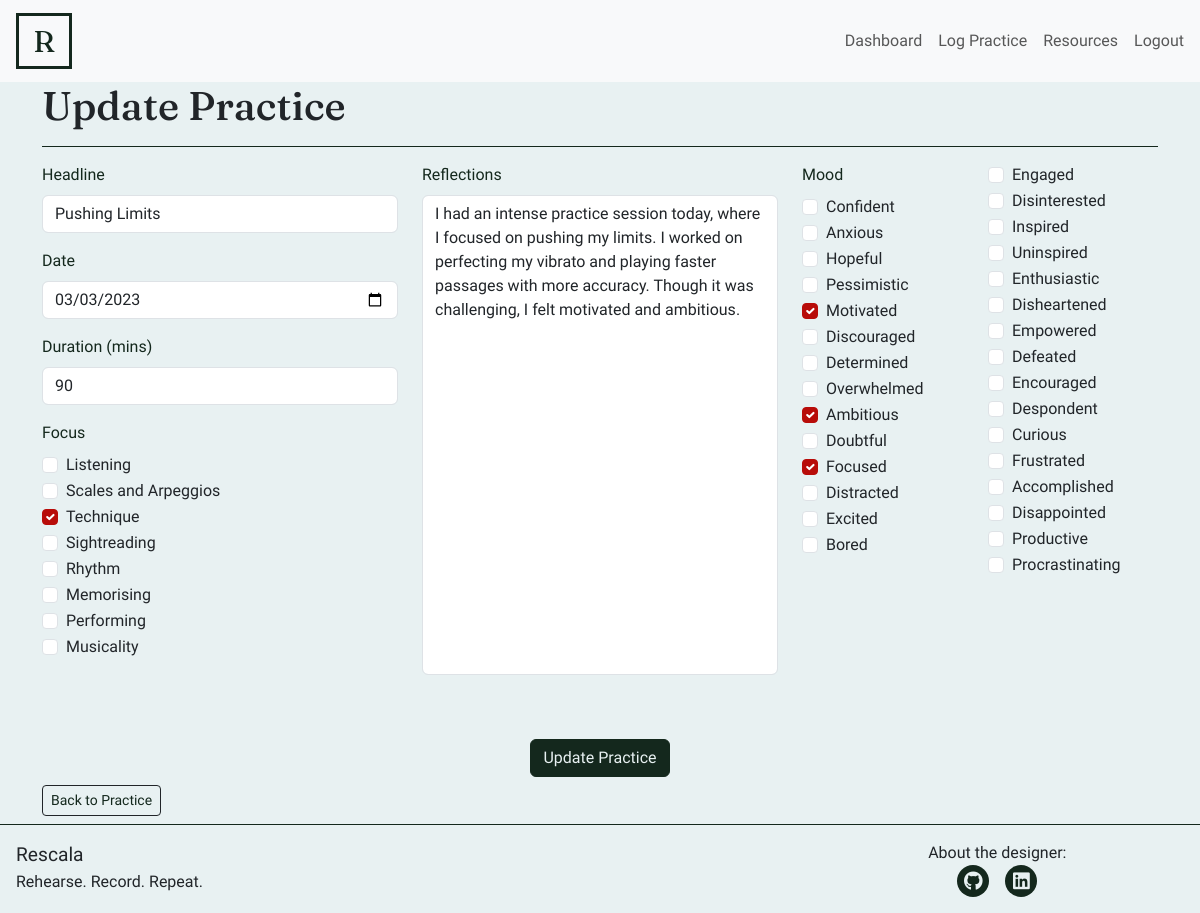
Screenshot of /practice/49/edit (signed in) with the database file from the repository.
### practicelog/models.py (models this page shows)
class Session(models.Model):
    user = models.ForeignKey(Profile, on_delete=models.CASCADE, name='user')
    date = models.DateField(validators=[validators.validate_date])
    duration = models.IntegerField(validators=[validators.validate_duration])
    headline = models.CharField(max_length=150)
    focus = models.JSONField(default=list, blank=True)
    moods = models.JSONField(default=list, blank=True)
    summary = models.TextField()

### practicelog/views.py (the view, shortened to what this page needs)
class EditLog(LoginRequiredMixin, View):
    def get(self, request, session_id):
        session = get_object_or_404(Session, id=session_id)
        user = request.user
        initial_values = {
            'headline': session.headline,
            'date': session.date.strftime("%Y-%m-%d"),
            'duration': session.duration,
            'focus': session.focus,
            'summary': session.summary,
            'moods': session.moods
        }
        return render(
            request, 'editlog.html',
            {
                "form": EditSessionForm(
                    session=session,
                    initial=initial_values),
                "user": user,
                "session": session
            }
        )

### templates/editlog.html (shortened to what this page needs)
{% extends "base.html" %}
{% load crispy_forms_tags%}
{% block content %}
<div class="container row-fill-no-header">
    <div class="row ">
        <div class="col">
            <h1>Update Practice</h1>
            <hr/>
        </div>
    </div>
    <div class="row">
        <div class="col">
            <div>
                {% crispy form %}
          </div>
        </div>
    </div>
    <div class="row">
        <div class="col-12 d-flex justify-content-center justify-content-md-start">
            <a href="{% url 'session_details' session.id %}" class="btn btn-sm btn-dark mb-2">Back to Practice</a>
        </div>
    </div>
</div> {% endblock %}

### static/css/style.css (style rules this page uses)
body { font-family: 'Work Sans', Courier, monospace; background-color: #E8F1F2; accent-color: #355834; display: flex; flex-direction: column; height: 100vh; font-weight: 300; }
hr { border-top: #14281D 1px solid; opacity: 1; }
h1, h2, h3 { font-family: 'Fraunces', Courier, monospace; }
a { text-decoration: none; color: #14281D; }
textarea { resize: none; font-weight: 300; height: 30rem; }
.textinput { font-weight: 300; }
.datetimeinput { font-weight: 300; }
.form-control { font-weight: 300; }
.form-label { font-weight: 400; }
.btn-very-dark { color: #E8F1F2; background-color: #14281D; }
.btn-dark { color: #14281D; background-color: #E8F1F2; }
.btn-primary { border: 1px solid #14281D; }
.two-col { column-count: 2; }
.form-label { color: #14281D; }
.form-check-input:checked { background-color: #B80C09; border-color: #B80C09; }

### rows the page displays
Session: headline "Pushing Limits", date "03/03/2023", duration "90", focus "☐ ☐ ☑ ☐ ☐ ☐ ☐ ☐", summary "I had an intense practice session today, where I focused on pushing my limits. I worked on perfecting my vibrato and playing faster passages with more accuracy. Though it was challenging, I felt motivated and ambitious.", moods "☐ ☐ ☐ ☐ ☑ ☐ ☐ ☐ ☑ ☐ ☑ ☐ ☐ ☐ ☐ ☐ ☐ ☐ ☐ ☐ ☐ ☐ ☐ ☐ ☐ ☐ ☐ ☐ ☐ ☐"
